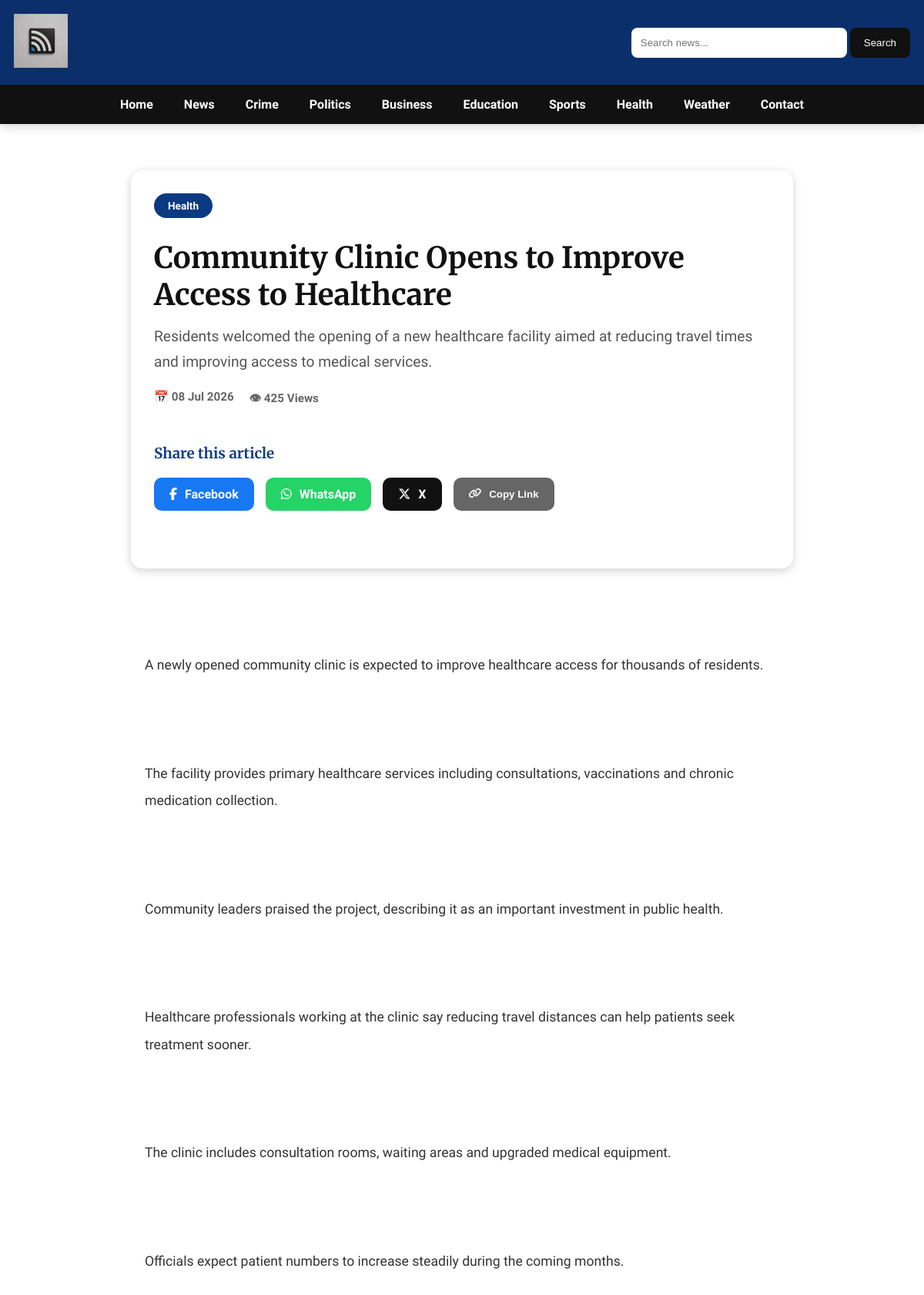
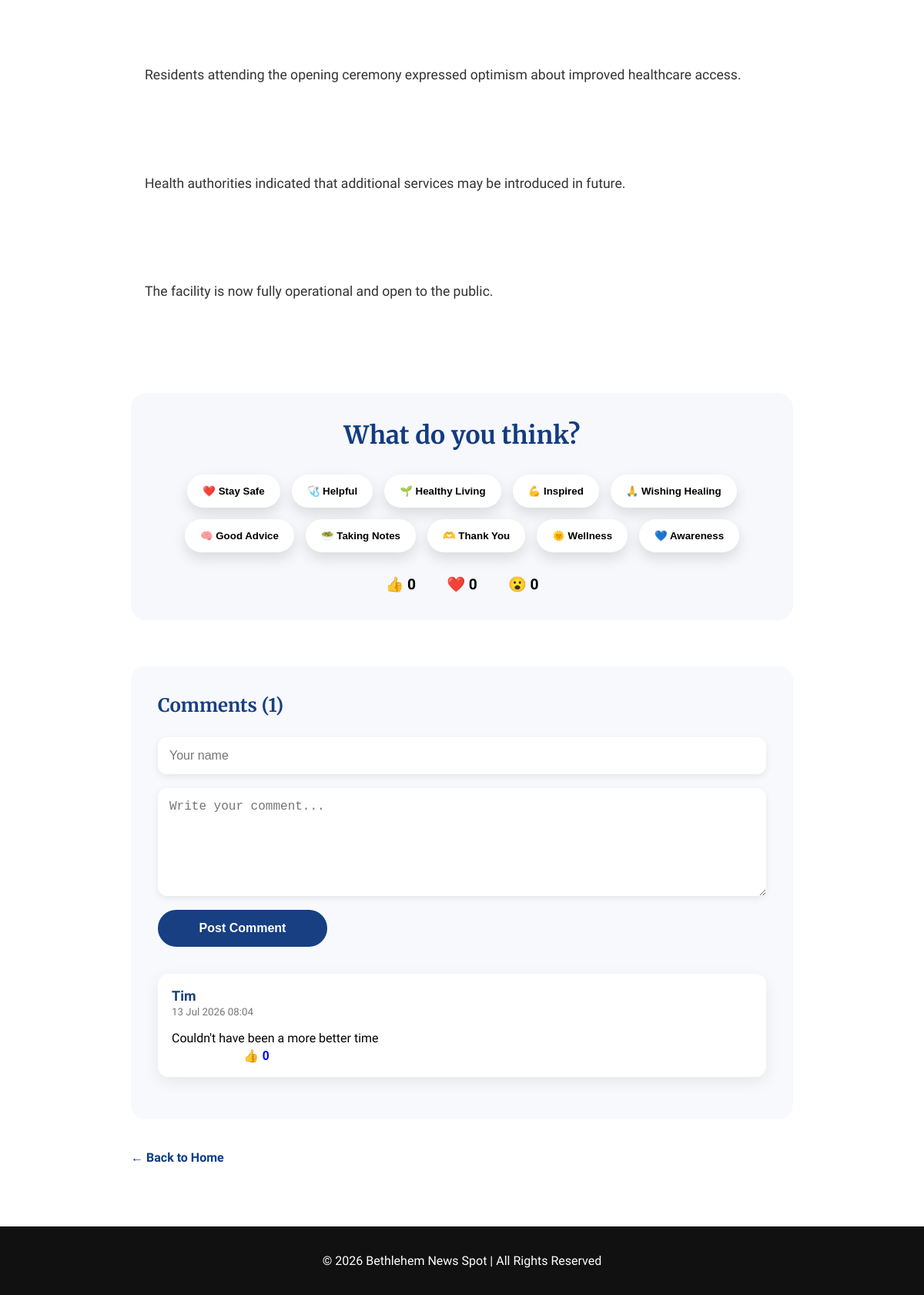
Screenshot of /article/4 with the database file from the repository (2 pictures, top to bottom).
### models/article.py (models this page shows)
class Article(db.Model):
    __tablename__ = "articles"
    id = db.Column(db.Integer, primary_key=True)
    title = db.Column(db.String(200), nullable=False)
    summary = db.Column(db.String(500), nullable=False)
    content = db.Column(db.Text, nullable=False)
    category = db.Column(db.String(100), nullable=False)
    author = db.Column(db.String(100), nullable=False)
    image = db.Column(db.String(255))
    published = db.Column(
    db.Boolean,
    default=False
)
    breaking = db.Column(db.Boolean, default=False)
    featured = db.Column(db.Boolean, default=False)
    views = db.Column(db.Integer, default=0)
    likes = db.Column(db.Integer, default=0)
    loves = db.Column(db.Integer, default=0)
    wows = db.Column(db.Integer, default=0)
    created_at = db.Column(db.DateTime, default=datetime.utcnow)

### models/comment.py (models this page shows)
class Comment(db.Model):
    __tablename__ = "comments"
    id = db.Column(
        db.Integer,
        primary_key=True
    )
    article_id = db.Column(
        db.Integer,
        db.ForeignKey("articles.id"),
        nullable=False
    )
    name = db.Column(
        db.String(100),
        nullable=False
    )
    content = db.Column(
        db.Text,
        nullable=False
    )
    created_at = db.Column(
        db.DateTime,
        default=datetime.utcnow
    )
    avatar = db.Column(
        db.String(255),
        default="default-avatar.png"
    )
    badge = db.Column(
        db.String(50),
        default="Community Member"
    )
    likes = db.Column(
        db.Integer,
        default=0
    )
    article = db.relationship(
        "Article",
        backref=db.backref(
            "comments",
            lazy=True,
            cascade="all, delete-orphan"
        )
    )

### routes/articles.py (the view)
@articles_bp.route("/article/<int:article_id>")
def article(article_id):
    article = get_article_by_id(article_id)
    if article is None:
        abort(404)
    increase_views(article)
    related_articles = get_related_articles(article)
    comments = get_comments_for_article(article.id)
    reactions = get_reactions(article.category)
    return render_template(
        "article.html",
        article=article,
        related_articles=related_articles,
        comments=comments,
        reactions=reactions,
    )

### services/article_service.py (called while the page is built)
def get_article_by_id(article_id):
    return db.session.get(Article, article_id)

def increase_views(article):
    article.views += 1
    db.session.commit()

def get_related_articles(article, limit=3):
    return (
        Article.query
        .filter(
            Article.category == article.category,
            Article.id != article.id
        )
        .limit(limit)
        .all()
    )

### services/comment_service.py (called while the page is built)
def get_comments_for_article(article_id):
    return (
        Comment.query
        .filter_by(article_id=article_id)
        .order_by(Comment.created_at.desc())
        .all()
    )

### services/reaction_service.py (called while the page is built)
def get_reactions(category):
    return REACTIONS.get(
        category,
        REACTIONS["default"]
    )

### templates/article.html (shortened to what this page needs)
{% extends "base.html" %}
{% block content %}
<article class="article-page">
    <header class="article-header">
    <span class="news-category">
        {{ article.category }}
    </span>
    <h1 class="article-title">
        {{ article.title }}
    </h1>
    <p class="article-summary">
        {{ article.summary }}
    </p>
    <div class="article-info">
        {% if article.created_at %}
        <span>📅 {{ article.created_at.strftime('%d %b %Y') }}</span>
        {% endif %}
        <span>👁 {{ article.views }} Views</span>
    </div>
<div class="share-section">
    <h3>Share this article</h3>
    <div class="share-buttons">
        <a
            class="share-btn facebook"
            href="https://www.facebook.com/sharer/sharer.php?u={{ request.url }}"
            target="_blank">
            <i class="fab fa-facebook-f"></i>
            Facebook
        </a>
        <a
            class="share-btn whatsapp"
            href="https://wa.me/?text={{ article.title }} {{ request.url }}"
            target="_blank">
            <i class="fab fa-whatsapp"></i>
            WhatsApp
        </a>
        <a
            class="share-btn twitter"
            href="https://twitter.com/intent/tweet?text={{ article.title }}&url={{ request.url }}"
            target="_blank">
            <i class="fab fa-x-twitter"></i>
            X
        </a>
        <button
            class="share-btn copy-link"
            onclick="copyArticleLink()">
            <i class="fa-solid fa-link"></i>
            Copy Link
        </button>
    </div>
</div>
</header>
    <div class="article-content">
        {{ article.content|replace('\n','<br><br>')|safe }}
    </div>
<div class="reaction-section">
    <h2>What do you think?</h2>
    <div class="reaction-grid">
{% for reaction in reactions %}
<button class="meme-btn">
{{ reaction }}
</button>
{% endfor %}
</div>
    <div class="reaction-counts">
        <p>
            👍 <span id="like-count">{{ article.likes }}</span>
        </p>
        <p>
            ❤️ <span id="love-count">{{ article.loves }}</span>
        </p>
        <p>
            😮 <span id="wow-count">{{ article.wows }}</span>
        </p>
    </div>
</div>
<section class="comment-section">
    <h2>Comments ({{ comments|length }})</h2>
    <form
        method="POST"
        action="{{ url_for('articles.add_comment', article_id=article.id) }}">
        <input
            type="text"
            name="name"
            placeholder="Your name"
            required>
        <textarea
            name="content"
            rows="5"
            placeholder="Write your comment..."
            required></textarea>
        <button type="submit">
            Post Comment
        </button>
    </form>
    {% if comments %}
        {% for comment in comments %}
        <div class="comment">
            <strong>{{ comment.name }}</strong>
            <small>
                {{ comment.created_at.strftime('%d %b %Y %H:%M') }}
            </small>
            <p>
                {{ comment.content }}
            </p>
            <form
                action="{{ url_for('articles.like_comment_route', article_id=article.id, comment_id=comment.id) }}"
                method="POST"
                style="display:inline;">
                <button type="submit" style="background:none; border:none; cursor:pointer; padding:0; color:blue;">
                    👍 {{ comment.likes }}
                </button>
            </form>
        </div>
        {% endfor %}
    {% else %}
        <p>No comments yet. Be the first to comment!</p>
    {% endif %}
</section>
    <div class="article-footer">
        <a class="back-home"
        href="{{ url_for('home.index') }}">
            ← Back to Home
        </a>
    </div>
</article>
{% endblock %}

### static/css/main.css (style rules this page uses)
* { margin:0; padding:0; box-sizing:border-box; }
body { font-family:'Source Sans 3',sans-serif; }
header { background:#0b2f6b; color:white; box-shadow:0 3px 12px rgba(0,0,0,.18); }
h1, h2, h3, h4, .section-title, .main-story h1, .side-card h3, .news-card h3 { font-family:'Merriweather',serif; font-weight:700; line-height:1.3; }
a { text-decoration:none; }

### static/css/homepage.css (style rules this page uses)
.article-content { padding:18px; }
.news-category { display:inline-block; background:#0B3C88; color:#fff; padding:5px 12px; border-radius:40px; font-size:.75rem; font-weight:bold; margin-bottom:12px; }

### static/css/article.css (style rules this page uses)
.article-page { max-width:900px; margin:40px auto; padding:20px; }
.article-title { font-family:'Merriweather',serif; font-size:2.4rem; line-height:1.25; color:#111; margin:15px 0; }
.article-summary { font-size:1.2rem; color:#555; margin-bottom:20px; line-height:1.7; }
.article-info { display:flex; gap:20px; flex-wrap:wrap; color:#666; font-size:.95rem; font-weight:600; }
.article-content { font-size:1.1rem; line-height:2; color:#333; }
.back-home { display:inline-block; margin-top:40px; color:#0B3C88; text-decoration:none; font-weight:bold; }
.article-header { background:white; padding:30px; border-radius:15px; margin-bottom:20px; }
.news-category { display:inline-block; background:#0b3a82; color:white; padding:8px 18px; border-radius:40px; font-weight:bold; font-size:.85rem; }
.share-section { margin:45px 0; }
.share-section h3 { margin-bottom:18px; color:#123c84; }
.share-buttons { display:flex; flex-wrap:wrap; gap:15px; }
.share-btn { display:inline-flex; align-items:center; gap:10px; padding:12px 20px; border:none; border-radius:10px; text-decoration:none; color:white; cursor:pointer; font-weight:bold; transition:.3s; }
.facebook { background:#1877F2; }
.whatsapp { background:#25D366; }
.twitter { background:#111; }
.copy-link { background:#666; }
.reaction-section { margin-top:60px; padding:35px; background:#f7f8fc; border-radius:20px; text-align:center; }
.reaction-section h2 { color:#123c82; font-size:2rem; margin-bottom:30px; }
.reaction-counts { margin-top:30px; display:flex; justify-content:center; gap:40px; flex-wrap:wrap; }
.reaction-counts p { font-size:1.2rem; font-weight:bold; }
.comment-section { margin-top:60px; padding:35px; background:#f8f9fc; border-radius:18px; }
.comment-section h2 { color:#173f82; margin-bottom:25px; }
.comment-section form { display:flex; flex-direction:column; gap:18px; margin-bottom:35px; }
.comment-section input { width:100%; padding:15px; border:none; border-radius:12px; font-size:16px; box-shadow:0 3px 10px rgba(0,0,0,.08); }
.comment-section textarea { width:100%; min-height:140px; padding:15px; resize:vertical; border:none; border-radius:12px; font-size:16px; box-shadow:0 3px 10px rgba(0,0,0,.08); }
.comment-section button { width:220px; padding:15px; background:#173f82; color:white; border:none; border-radius:50px; font-size:16px; font-weight:bold; cursor:pointer; transition:.3s; }
.comment { background:white; border-radius:14px; padding:18px; margin-bottom:20px; box-shadow:0 6px 20px rgba(0,0,0,.08); }
.comment strong { display:block; color:#173f82; font-size:18px; }
.comment small { color:#777; }
.comment p { margin-top:12px; line-height:1.7; }
.reaction-grid { display:flex; flex-wrap:wrap; gap:15px; justify-content:center; }
.meme-btn { padding:14px 20px; border:none; border-radius:40px; background:white; font-weight:bold; cursor:pointer; box-shadow:0 8px 18px rgba(0,0,0,.12); transition:.25s; }

### rows the page displays
Article: category "Health", title "Community Clinic Opens to Improve Access to Healthcare", summary "Residents welcomed the opening of a new healthcare facility aimed at reducing travel times and improving access to medical services.", created_at "08 Jul 2026", views "425", content "A newly opened community clinic is expected to improve healthcare access for thousands of residents. The facility provides primary healthcare services including consultations, vaccinations and chronic medication collection. Community leaders praised the project, describing it as an important investment in public health. Healthcare professionals working at the clinic say reducing travel distances can help patients seek treatment sooner. The clinic includes consultation rooms, waiting areas and upgraded medical equipment. Officials expect patient numbers to increase steadily during the coming months. Residents attending the opening ceremony expressed optimism about improved healthcare access.…", likes "0", loves "0", wows "0"
Comment: name "Tim", created_at "13 Jul 2026 08:04", content "Couldn't have been a more better time", likes "0"

### other values shown
{{ reaction }} "❤️ Stay Safe" "🩺 Helpful" "🌱 Healthy Living" "💪 Inspired" "🙏 Wishing Healing" "🧠 Good Advice" "🥗 Taking Notes" "🫶 Thank You" "🌞 Wellness" "💙 Awareness"
{{ comments|length }} "1"
